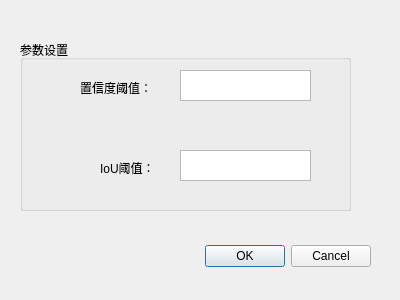
<?xml version="1.0" encoding="UTF-8"?>
<ui version="4.0">
 <class>Dialog</class>
 <widget class="QDialog" name="Dialog">
  <property name="geometry">
   <rect>
    <x>0</x>
    <y>0</y>
    <width>400</width>
    <height>300</height>
   </rect>
  </property>
  <property name="windowTitle">
   <string>Dialog</string>
  </property>
  <widget class="QDialogButtonBox" name="buttonBox">
   <property name="geometry">
    <rect>
     <x>30</x>
     <y>240</y>
     <width>341</width>
     <height>32</height>
    </rect>
   </property>
   <property name="orientation">
    <enum>Qt::Horizontal</enum>
   </property>
   <property name="standardButtons">
    <set>QDialogButtonBox::Cancel|QDialogButtonBox::Ok</set>
   </property>
  </widget>
  <widget class="QGroupBox" name="groupBox_2">
   <property name="geometry">
    <rect>
     <x>20</x>
     <y>40</y>
     <width>331</width>
     <height>171</height>
    </rect>
   </property>
   <property name="title">
    <string>参数设置</string>
   </property>
   <widget class="QLabel" name="label">
    <property name="geometry">
     <rect>
      <x>60</x>
      <y>40</y>
      <width>101</width>
      <height>16</height>
     </rect>
    </property>
    <property name="text">
     <string>置信度阈值：</string>
    </property>
   </widget>
   <widget class="QLabel" name="label_2">
    <property name="geometry">
     <rect>
      <x>80</x>
      <y>120</y>
      <width>72</width>
      <height>15</height>
     </rect>
    </property>
    <property name="text">
     <string>IoU阈值：</string>
    </property>
   </widget>
   <widget class="QTextEdit" name="textEdit">
    <property name="geometry">
     <rect>
      <x>160</x>
      <y>30</y>
      <width>131</width>
      <height>31</height>
     </rect>
    </property>
   </widget>
   <widget class="QTextEdit" name="textEdit_2">
    <property name="geometry">
     <rect>
      <x>160</x>
      <y>110</y>
      <width>131</width>
      <height>31</height>
     </rect>
    </property>
   </widget>
  </widget>
 </widget>
 <resources/>
 <connections>
  <connection>
   <sender>buttonBox</sender>
   <signal>accepted()</signal>
   <receiver>Dialog</receiver>
   <slot>accept()</slot>
   <hints>
    <hint type="sourcelabel">
     <x>248</x>
     <y>254</y>
    </hint>
    <hint type="destinationlabel">
     <x>157</x>
     <y>274</y>
    </hint>
   </hints>
  </connection>
  <connection>
   <sender>buttonBox</sender>
   <signal>rejected()</signal>
   <receiver>Dialog</receiver>
   <slot>reject()</slot>
   <hints>
    <hint type="sourcelabel">
     <x>316</x>
     <y>260</y>
    </hint>
    <hint type="destinationlabel">
     <x>286</x>
     <y>274</y>
    </hint>
   </hints>
  </connection>
 </connections>
</ui>
